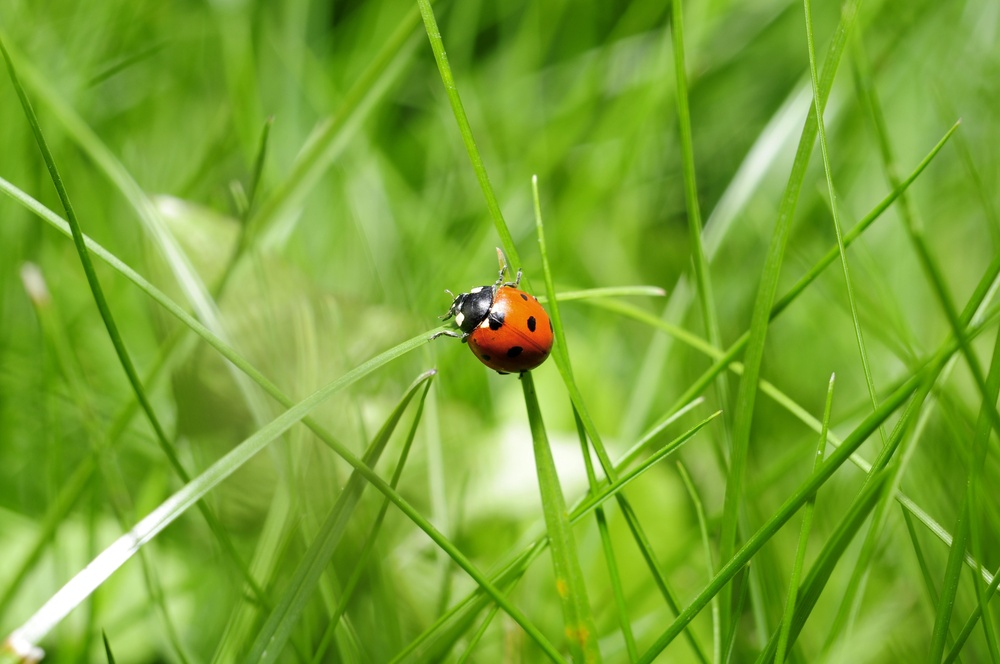
//> input picture gpu/Convolution/convolution/assets/img.jpg, 1000 x 664 px, shrunk from 4288 x 2848 before the run; the run also reads 1 picture not shown here
$ ./validate   (built with g++ and OpenCV 4)
//> lines starting //> are read from the running program, lines starting //| are printed output that depends on the picture
#include <opencv2/opencv.hpp>
#include <iostream>

using namespace std;

#define MASK_SIZE 15

void printDiffStats(const string& label, const cv::Mat& a, const cv::Mat& b, const string& outPath)
{
    if (a.size() != b.size())
    {
        cerr << "Size mismatch (" << label << "): " << a.size() << " vs " << b.size() << endl;
        return;
    }

    cv::Mat diff;
    cv::absdiff(a, b, diff);

    double minVal, maxVal;
    cv::minMaxLoc(diff, &minVal, &maxVal);
    cv::Scalar meanVal = cv::mean(diff);

    cout << "\n--- " << label << " ---" << endl;
    cout << "Max diff:  " << maxVal << endl;
    cout << "Mean diff: " << meanVal[0] << endl;

    cv::imwrite(outPath, diff);
}

int main()
{
    // Load all images as grayscale
    cv::Mat input = cv::imread("./assets/img.jpg", cv::IMREAD_GRAYSCALE);
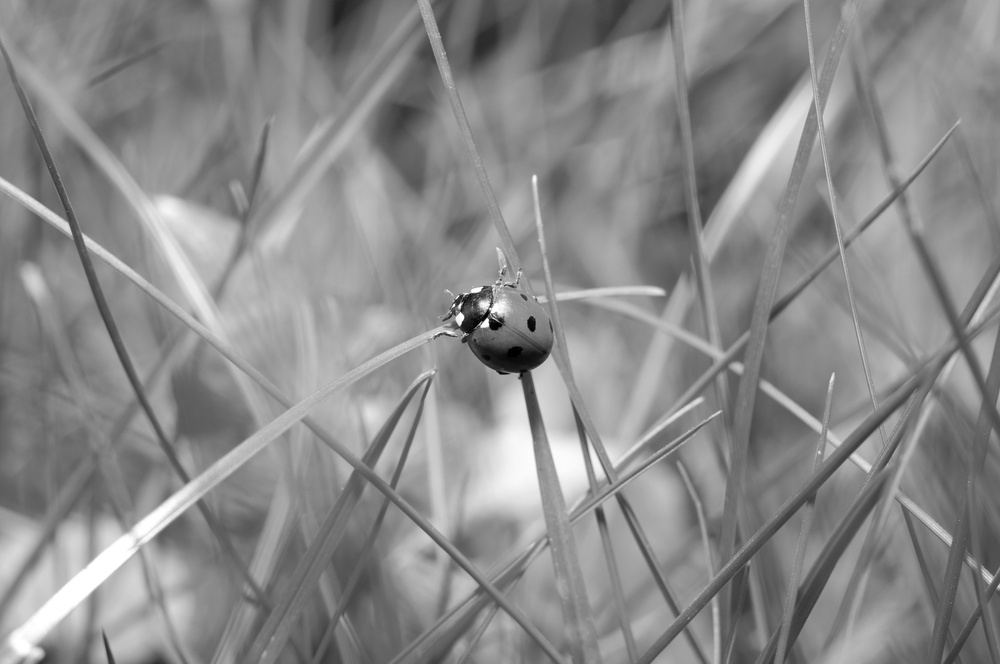
//> input: 664 rows x 1000 cols, CV_8UC1; min 0, max 255, mean 138.2
    // [5 lines of commented-out code are left out]

    cv::Mat cpu_res = cv::imread("./assets/tile_convolution_cpu.jpg", cv::IMREAD_GRAYSCALE);
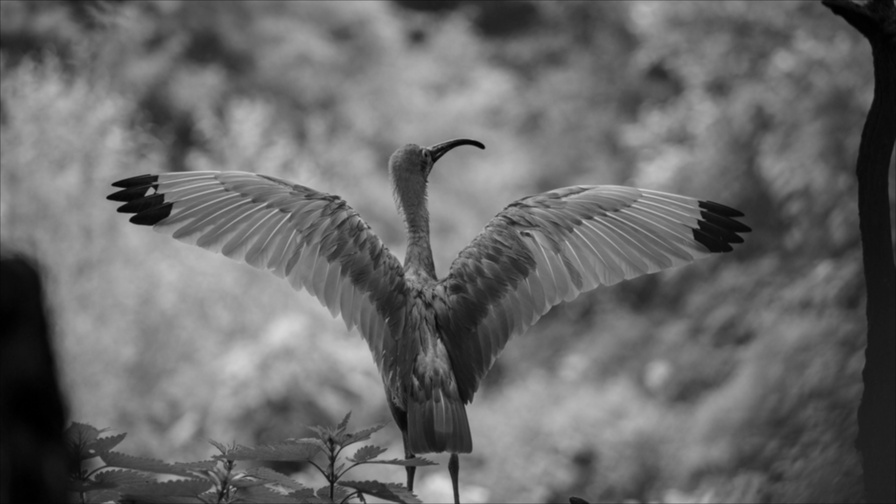
//> input picture gpu/Convolution/convolution/assets/tile_convolution_cpu.jpg, 896 x 504 px, shrunk from 3840 x 2160 before the run
//> cpu_res is the input picture: 504 rows x 896 cols, CV_8UC1; min 0, max 217, mean 105.4
    cv::Mat gpu_res = cv::imread("./assets/tile_convolution_gpu.jpg", cv::IMREAD_GRAYSCALE);

    if (input.empty() || cpu_res.empty() || gpu_res.empty())
    {
        cerr << "Failed to load one of the images" << endl;
        return 1;
    }

    // Save grayscale version of original input
    if (!cv::imwrite("./assets/img_gray.jpg", input))
    {
        cerr << "Failed to write: ./assets/img_gray.jpg" << endl;
        return 1;
    }
    cout << "Saved grayscale input to ./assets/img_gray.jpg" << endl;

    // --- OpenCV reference box blur ---
    // BORDER_CONSTANT with value 0 matches your zero-padding CPU/GPU border policy.
    // normalize=true divides by MASK_SIZE*MASK_SIZE, same as your 1/(MASK_SIZE*MASK_SIZE) mask.
    cv::Mat opencv_res;
    cv::boxFilter(
        input,
        opencv_res,
        -1,                                  // same depth as input (CV_8U)
        cv::Size(MASK_SIZE, MASK_SIZE),
        cv::Point(-1, -1),                   // anchor at kernel center
        true,                                 // normalize
        cv::BORDER_CONSTANT                   // zero padding at borders
    );
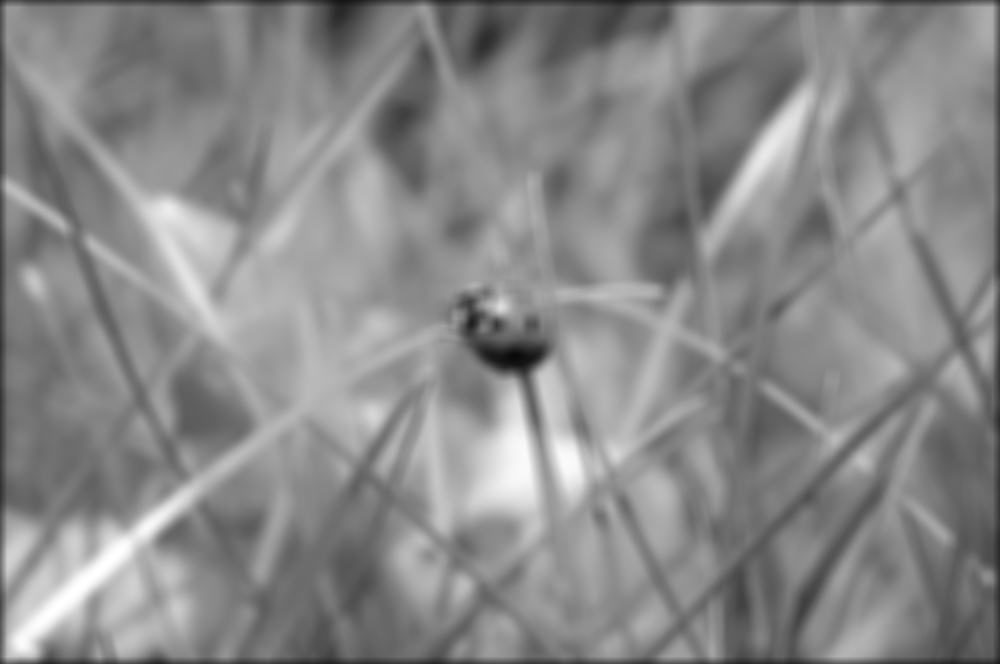
//> opencv_res: 664 rows x 1000 cols, CV_8UC1; min 8, max 255, mean 137.1

    if (!cv::imwrite("./assets/opencv_convolution.jpg", opencv_res))
    {
        cerr << "Failed to write: ./assets/opencv_convolution.jpg" << endl;
        return 1;
    }
    cout << "Saved OpenCV blur result to ./assets/opencv_convolution.jpg" << endl;

    // Check sizes against input
    if (input.size() != cpu_res.size())
    {
        cerr << "Size mismatch with CPU: " << input.size() << " vs " << cpu_res.size() << endl;
//> (the run ends here: the program exits with an error code, at `return 1;`)
